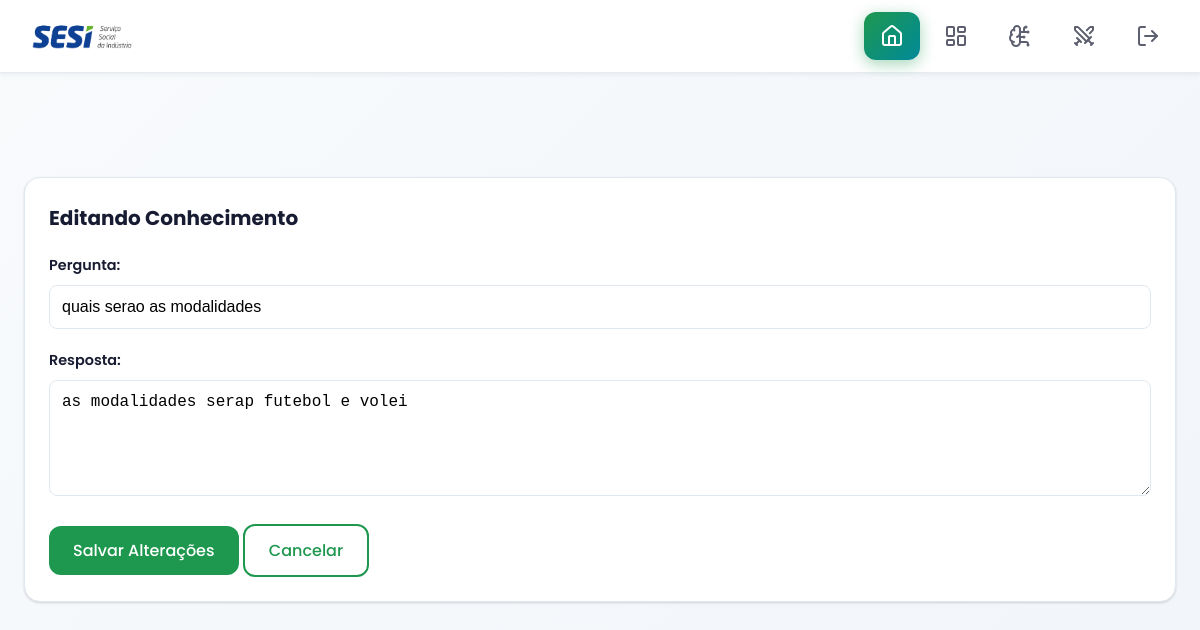
Screenshot of /gerenciar-ia/editar/2/ (signed in) with the database file from the repository.
### app/models.py (models this page shows, shortened)
class BaseConhecimento(models.Model):
    pergunta = models.CharField(max_length=255, unique=True)
    resposta = models.TextField()
    class Meta:
        verbose_name = "Base de Conhecimento"
        verbose_name_plural = "Bases de Conhecimento"

### app/views.py (the view, shortened to what this page needs)
# urls.py: path('gerenciar-ia/editar/<int:id>/', editar_conhecimento, name='editar_conhecimento'),
@staff_member_required(login_url='entrar')
def editar_conhecimento(request, id):
    item = BaseConhecimento.objects.get(id=id)
    context = {'item': item, 'active_page': 'gerenciar_ia'}
    return render(request, 'editar_conhecimento.html', context)

### app/templates/editar_conhecimento.html (shortened to what this page needs)
{% extends 'base.html' %}
{% block content %}
<div class="card">
    <h3>Editando Conhecimento</h3>
    <form method="POST" action="{% url 'editar_conhecimento' item.id %}">
        <div class="form-group">
            <label for="pergunta">Pergunta:</label>
            <input type="text" name="pergunta" class="form-control" value="{{ item.pergunta }}" required>
        </div>
        <div class="form-group">
            <label for="resposta">Resposta:</label>
            <textarea name="resposta" class="form-control" rows="5" required>{{ item.resposta }}</textarea>
        </div>
        <button type="submit" class="btn btn-primario">Salvar Alterações</button>
        <a href="{% url 'gerenciar_ia' %}" class="btn btn-secundario">Cancelar</a>
    </form>
</div>
{% endblock %}

### app/static/css/estilo.css (style rules this page uses)
:root { --cor-primaria: #1e984f; --cor-secundaria: #008999; --cor-alerta: #ffb701; --cor-erro: #e12229; --cor-texto: #181c32; --cor-fundo: #f5f8fa; --cor-branco: #ffffff; --cor-borda-suave: #eff2f5; }
* { margin: 0; padding: 0; box-sizing: border-box; }
body { font-family: 'Inter', sans-serif; background-color: var(--cor-fundo); color: var(--cor-texto); line-height: 1.6; }
h1, h2, h3, h4, h5, h6 { font-weight: 700; margin-bottom: 1rem; }
h3 { font-size: 1.25rem; }
a { color: var(--cor-primaria); text-decoration: none; transition: all 0.2s ease-in-out; }
.card { background-color: var(--cor-branco); border-radius: 12px; padding: 25px; box-shadow: 0 4px 12px rgba(0, 0, 0, 0.05); border: 1px solid var(--cor-borda-suave); transition: all 0.3s ease-in-out; }
.card h3 { margin-bottom: 20px; }
.btn { display: inline-block; padding: 12px 24px; border-radius: 8px; border: none; font-size: 1rem; font-weight: 600; text-align: center; cursor: pointer; text-decoration: none; transition: all 0.2s ease-in-out; }
.btn-primario { background-color: var(--cor-primaria); color: var(--cor-branco); }
.btn-secundario { background-color: transparent; color: var(--cor-primaria); border: 2px solid var(--cor-primaria); }
.form-group { margin-bottom: 20px; }
.form-group label { display: block; margin-bottom: 8px; font-weight: 600; font-size: 0.9rem; color: var(--cor-texto); }
.form-control { width: 100%; padding: 12px; border: 1px solid var(--cor-borda-suave); background-color: var(--cor-branco); border-radius: 8px; font-size: 1rem; transition: all 0.2s ease-in-out; }

### app/templates/base.html (style rules this page uses)
:root { --cor-primaria: #1e984f; --cor-secundaria: #008999; --cor-alerta: #ffb701; --cor-erro: #e12229; --cor-texto: #181c32; --cor-fundo: #f8fafc; --cor-branco: #ffffff; --cor-borda-suave: #e2e8f0; --sombra-suave: 0 1px 3px 0 rgba(0, 0, 0, 0.1), 0 1px 2px 0 rgba(0, 0, 0, 0.06); --sombra-elevada: 0 10px 15px -3px rgba(0, 0, 0, 0.1), 0 4px 6px -2px rgba(0, 0, 0, 0.05); }
body { font-family: 'Poppins', -apple-system, BlinkMacSystemFont, 'Segoe UI', Roboto, sans-serif; background: linear-gradient(135deg, #f8fafc 0%, #f1f5f9 100%); color: var(--cor-texto); line-height: 1.6; min-height: 100vh; }
.card { background: white; border-radius: 16px; padding: 24px; box-shadow: var(--sombra-suave); border: 1px solid var(--cor-borda-suave); transition: all 0.3s cubic-bezier(0.4, 0, 0.2, 1); }
.btn { font-family: 'Poppins', sans-serif; font-weight: 500; border-radius: 12px; transition: all 0.3s cubic-bezier(0.4, 0, 0.2, 1); }

### rows the page displays
BaseConhecimento: pergunta "quais serao as modalidades", resposta "as modalidades serap futebol e volei"
